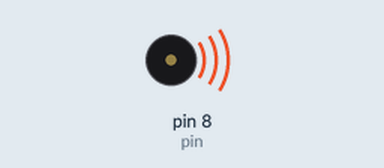
This sketch was run on a simulated Arduino Uno, built with avr-gcc and run on an emulated ATmega328P. Shown: buzzer (waves = sounding).

Above: at 0.1 s.
At 17.3 s:
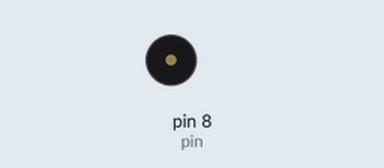
Timing chart, 0 to 18.8 s (numbered marks = the images above):
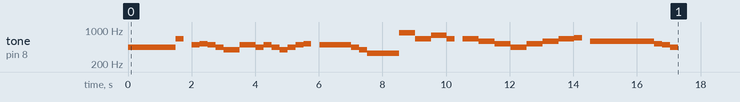

The sketch:

Airtel.ino
```cpp
//YouTube|Tech at Home
/*
 Connections:

 Speaker positive = Arduino digital 8
 Speaker negative = Arduino GND

*/

const uint8_t pin = 8;
#define  C3  130.81
#define Db3 138.59
#define D3  146.83
#define Eb3 155.56
#define E3  164.81
#define F3  174.61
#define Gb3 185.00
#define G3  196.00
#define Ab3 207.65
#define LA3 220.00
#define Bb3 233.08
#define B3  246.94
#define C4  261.63
#define Db4 277.18
#define D4  293.66
#define Eb4 311.13
#define E4  329.63
#define F4  349.23
#define Gb4 369.99
#define G4  392.00
#define Ab4 415.30
#define LA4 440.00
#define Bb4 466.16
#define B4  493.88
#define C5  523.25
#define Db5 554.37
#define D5  587.33
#define Eb5 622.25
#define E5  659.26
#define F5  698.46
#define Gb5 739.99
#define G5  783.99
#define Ab5 830.61
#define LA5 880.00
#define Bb5 932.33
#define B5  987.77

// DURATION OF THE NOTES
#define BPM 120    //  you can change this value changing all the others
#define H 2*Q //half 2/4
#define Q 60000/BPM //quarter 1/4
#define E Q/2   //eighth 1/8
#define S Q/4 // sixteenth 1/16
#define W 4*Q // whole 4/4

void airtel_song(){
    // Line1
    tone(pin,LA4,Q);
    delay(1+Q);
    tone(pin,LA4,E);
    delay(1+E);
    tone(pin,LA4,E);
    delay(1+E);
    tone(pin,LA4,Q);
    delay(1+Q);
    tone(pin,E5,E);
    delay(1+E);

    delay(1+E);
    tone(pin,B4,E);
    delay(1+E);
    tone(pin,C5,E);
    delay(1+E);
    tone(pin,B4,E);
    delay(1+E);
    tone(pin,LA4,E);
    delay(1+E);
    tone(pin,G4,Q);
    delay(1+Q);
    tone(pin,B4,Q);
    delay(1+Q);
   // Line2
    tone(pin,LA4,E);
    delay(1+E);
    tone(pin,B4,E);
    delay(1+E);
    tone(pin,LA4,E);
    delay(1+E);
    tone(pin,G4,E);
    delay(1+E);
    tone(pin,LA4,E);
    delay(1+E);
     tone(pin,B4,E);
    delay(1+E);
    tone(pin,C5,E);
    delay(1+E);
    delay(1+E);
    tone(pin,B4,H);
    delay(1+H);
    tone(pin,LA4,E);
    delay(1+E);
    tone(pin,G4,E);
    delay(1+E);
    tone(pin,E4,H);
    delay(1+H);
  //Line3

    tone(pin,LA5,Q);
    delay(1+Q);
    tone(pin,E5,Q);
    delay(1+Q);
    tone(pin,G5,Q);
    delay(1+Q);
    tone(pin,E5,E);
    delay(1+E);

    delay(1+E);
    tone(pin,E5,Q);
    delay(1+Q);
     tone(pin,D5,Q);
    delay(1+Q);
    tone(pin,C5,Q);
    delay(1+Q);
    tone(pin,LA4,Q);
    delay(1+Q);

    //Line4

    tone(pin,C5,Q);
    delay(1+Q);
    tone(pin,D5,Q);
    delay(1+Q);
    tone(pin,E5,Q);
    delay(1+Q);
    tone(pin,F5,E);
    delay(1+E);

    delay(1+E);
    tone(pin,D5,W);
    delay(1+W);
     tone(pin,C5,E);
    delay(1+E);
    tone(pin,B4,E);
    delay(1+E);
    tone(pin,LA4,E);
    delay(1+E);


}

void setup() {
airtel_song();
}

void loop() {
  // no need to repeat the melody.
}
```
